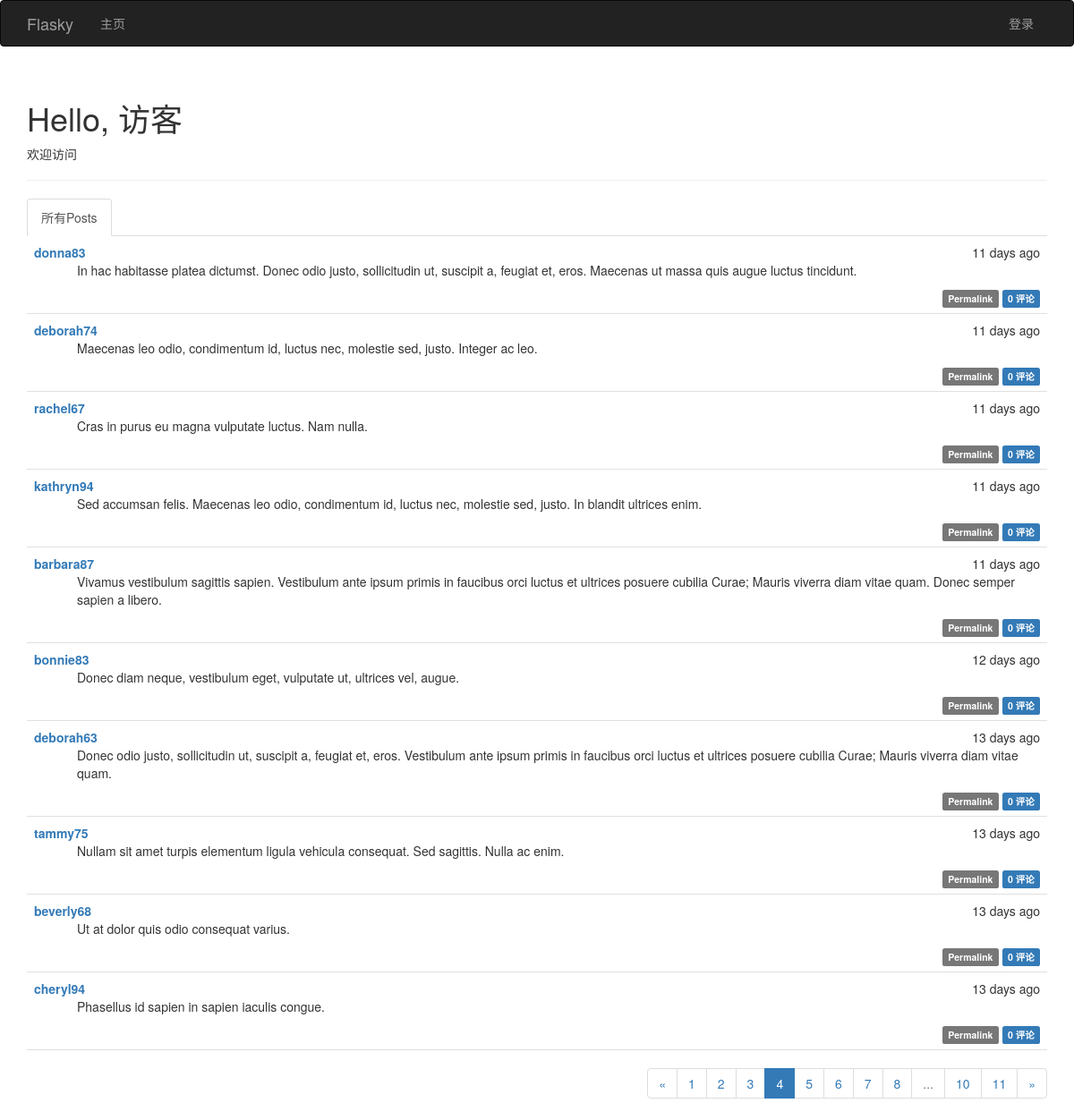
/?page=4, run on the app's committed database.
### app/models.py (models this page shows, shortened)
class Post(db.Model):
    __tablename__ = 'posts'
    id = db.Column(db.Integer, primary_key=True)
    body = db.Column(db.Text)
    timestamp = db.Column(db.DateTime, index=True, default=datetime.utcnow)
    author_id = db.Column(db.Integer, db.ForeignKey('users.id'))
    body_html = db.Column(db.Text)
    comments = db.relationship('Comment', backref='post', lazy='dynamic')

class User(UserMixin, db.Model):
    __tablename__ = 'users'
    id = db.Column(db.Integer, primary_key=True)
    username = db.Column(db.String(64), unique=True, index=True)
    email = db.Column(db.String(64), unique=True,index=True)
    role_id = db.Column(db.Integer, db.ForeignKey('roles.id'))
    password_hash = db.Column(db.String(128))
    confirmed = db.Column(db.Boolean, default= False)
    name = db.Column(db.String(64))
    location = db.Column(db.String(128))
    about_me = db.Column(db.Text())
    member_since = db.Column(db.DateTime(), default=datetime.utcnow)
    last_seen = db.Column(db.DateTime(), default=datetime.utcnow)
    posts = db.relationship('Post', backref='author', lazy='dynamic')
    followed = db.relationship('Follow', foreign_keys=[Follow.follower_id], backref=db.backref('follower', lazy='joined')
                               , lazy='dynamic', cascade='all,delete-orphan')
    followers = db.relationship('Follow', foreign_keys=[Follow.followed_id], backref=db.backref('followed',lazy='joined')
                                , lazy='dynamic',cascade='all,delete-orphan')
    comments = db.relationship('Comment', backref='author',lazy='dynamic')
    @property
    def password(self):
        raise AttributeError('password is not a readable attribute')

### app/main/views.py (the view)
@main.route('/',methods=['GET','POST'])
def index():
    form = PostForm()
    if current_user.can(Permission.WRITE_ARTICLES) and form.validate_on_submit():
        post = Post(body=form.body.data, author=current_user._get_current_object())
        db.session.add(post)
        return redirect(url_for('.index'))
    show_followed = False
    if current_user.is_authenticated:
        show_followed = bool(request.cookies.get('show_followed',''))
    if show_followed:
        query = current_user.followed_posts
    else:
        query = Post.query
    page = request.args.get('page',1, type=int)
    pagination = query.order_by(Post.timestamp.desc()).paginate(page,
                per_page=current_app.config['FLASKY_POSTS_PER_PAGE'], error_out=False)
    posts = pagination.items
    return render_template('index.html', form = form, posts=posts, pagination=pagination, show_followed=show_followed)

### app/auth/views.py (called while the page is built)
@auth.before_app_request
def before_request():
    if current_user.is_authenticated:
        current_user.ping()
        if not current_user.confirmed and request.endpoint[:5] != 'auth.':
            return redirect(url_for('auth.unconfirmed'))

### app/main/__init__.py (called while the page is built)
@main.app_context_processor
def inject_permissions():
    return dict(Permission=Permission)

### app/models.py (called while the page is built)
    def can(self, permission):
        return False

    def is_administrator(self):
        return False

### app/templates/index.html (shortened to what this page needs)
{%  extends "base.html" %}
{%  import "bootstrap/wtf.html" as wtf %}
{%  import "_macros.html" as macros %}
{% block page_content %}
    <div class="page-header">
        <h1>Hello, {% if current_user.is_authenticated %}{{ current_user.username }} {% else %} 访客{% endif %} </h1>
        {% if not known %}
            <p>欢迎访问</p>
         {% else %}
            <p>欢迎再次光临！</p>
        {% endif %}
    </div>
    <div class="post-tabs">
        <ul class="nav nav-tabs">
            <li {% if not show_followed %} class="active" {% endif %}> <a href="{{ url_for('.show_all') }}">所有Posts</a></li>
        </ul>
  {%  include '_posts.html' %}
    </div>
    {% if pagination %}
        <div class="pagination">
            {{ macros.pagination_widget(pagination,'.index') }}
        </div>
    {% endif %}
{% endblock %}

### app/templates/_posts.html (shortened to what this page needs)
  <ul class="posts">
        {% for post in posts %}
            <li class="post">
                <div class="post-date">
                    {{ moment(post.timestamp).fromNow() }}
                </div>
                <div class="post-author">
                    <a href="{{ url_for('.user', username=post.author.username) }}">{{ post.author.username }}</a>
                </div>
                <div class="post-content">
                    {% if post.body_html %}
                        {{  post.body_html | safe }}
                    {% else %}
                        {{ post.body }}
                    {% endif %}
                    <div class="post-footer">
                        <a href="{{ url_for('.post', id=post.id) }}">
                            <span class="label label-default">Permalink</span>
                        </a>
                          <a href="{{ url_for('.post', id=post.id) }}#comments">
                            <span class="label label-primary">{{ post.comments.count() }} 评论</span>
                        </a>
                    </div>
                </div>
            </li>
        {% endfor %}
    </ul>

### app/static/style.css (style rules this page uses)
div.post-tabs { margin-top: 16px; }
ul.posts { list-style-type: none; padding: 0px; margin: 16px 0px 0px 0px; border-top: 1px solid #e0e0e0; }
div.post-tabs ul.posts { margin: 0px; border-top: none; }
ul.posts li.post { padding: 8px; border-bottom: 1px solid #e0e0e0; }
div.post-date { float: right; }
div.post-author { font-weight: bold; }
div.post-content { margin-left: 48px; min-height: 48px; }
div.post-footer { text-align: right; }
div.pagination { width: 100%; text-align: right; padding: 0px; margin: 0px; }

### data on the page
Post: timestamp "11 days ago", author.username "donna83", body_html "In hac habitasse platea dictumst. Donec odio justo, sollicitudin ut, suscipit a, feugiat et, eros. Maecenas ut massa quis augue luctus tincidunt.", comments.count "0"
Post: timestamp "11 days ago", author.username "deborah74", body_html "Maecenas leo odio, condimentum id, luctus nec, molestie sed, justo. Integer ac leo.", comments.count "0"
Post: timestamp "11 days ago", author.username "rachel67", body_html "Cras in purus eu magna vulputate luctus. Nam nulla.", comments.count "0"
Post: timestamp "11 days ago", author.username "kathryn94", body_html "Sed accumsan felis. Maecenas leo odio, condimentum id, luctus nec, molestie sed, justo. In blandit ultrices enim.", comments.count "0"
Post: timestamp "11 days ago", author.username "barbara87", body_html "Vivamus vestibulum sagittis sapien. Vestibulum ante ipsum primis in faucibus orci luctus et ultrices posuere cubilia Curae; Mauris viverra diam vitae quam. Donec semper sapien a libero.", comments.count "0"
Post: timestamp "12 days ago", author.username "bonnie83", body_html "Donec diam neque, vestibulum eget, vulputate ut, ultrices vel, augue.", comments.count "0"
Post: timestamp "13 days ago", author.username "deborah63", body_html "Donec odio justo, sollicitudin ut, suscipit a, feugiat et, eros. Vestibulum ante ipsum primis in faucibus orci luctus et ultrices posuere cubilia Curae; Mauris viverra diam vitae quam.", comments.count "0"
Post: timestamp "13 days ago", author.username "tammy75", body_html "Nullam sit amet turpis elementum ligula vehicula consequat. Sed sagittis. Nulla ac enim.", comments.count "0"
Post: timestamp "13 days ago", author.username "beverly68", body_html "Ut at dolor quis odio consequat varius.", comments.count "0"
Post: timestamp "13 days ago", author.username "cheryl94", body_html "Phasellus id sapien in sapien iaculis congue.", comments.count "0"

### other printed values
{{ p }} "1" "2" "3" "5" "6" "7" "8" "10" "11"
{{ p }} "4"
